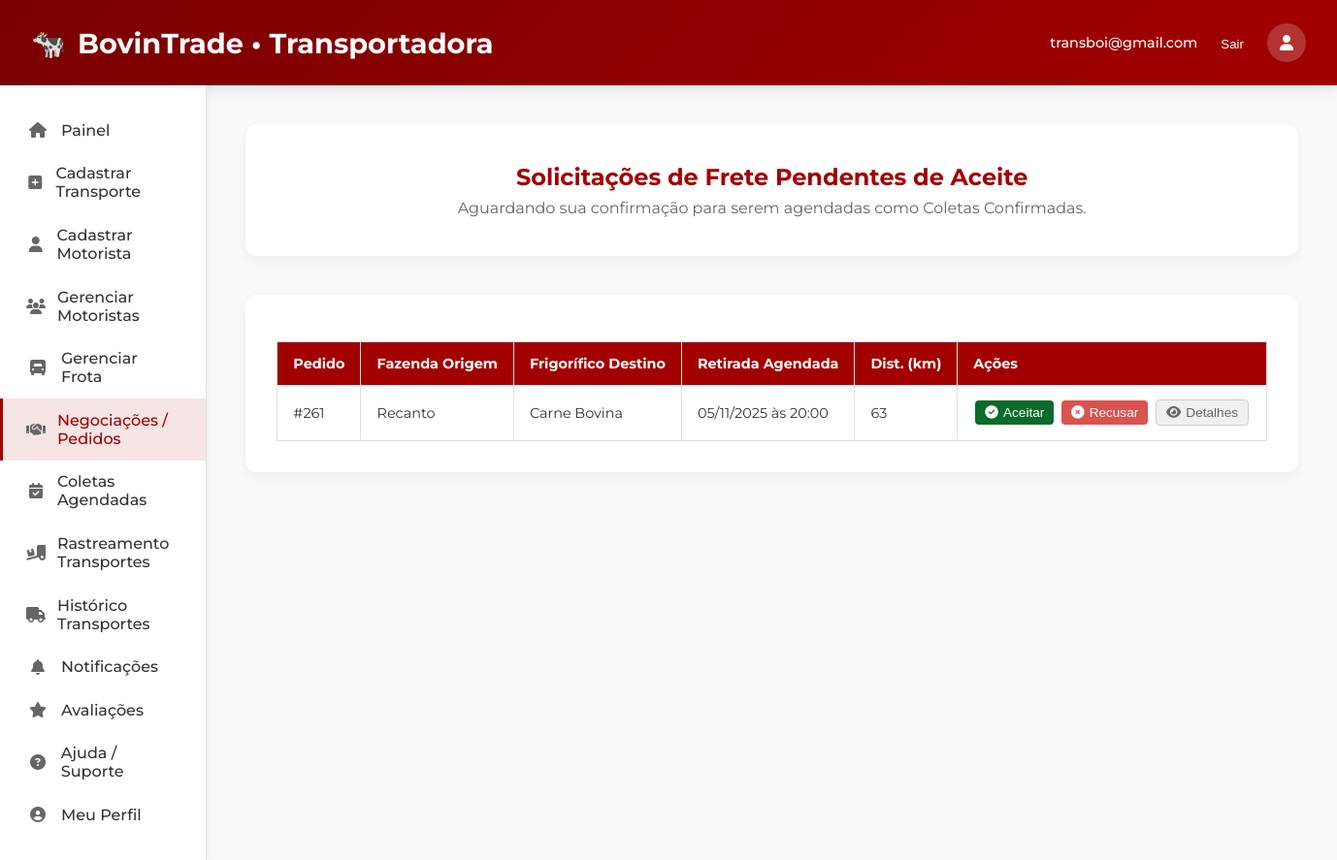
The page /pedidos-transportes.php (signed in) on the database its author committed.
### tables this page shows
CREATE TABLE `transportes` (
  `id` int(11) NOT NULL,
  `pedido_id` bigint(20) UNSIGNED NOT NULL,
  `fazenda_id` bigint(20) UNSIGNED NOT NULL,
  `frigorifico_id` bigint(20) UNSIGNED NOT NULL,
  `transportadora_id` bigint(20) UNSIGNED NOT NULL,
  `motorista_id` bigint(20) UNSIGNED NOT NULL,
  `veiculo_id` bigint(20) UNSIGNED NOT NULL,
  `data_retirada` date NOT NULL,
  `hora_retirada` time NOT NULL,
  `distancia_km` int(11) NOT NULL,
  `valor_transporte` decimal(10,2) DEFAULT NULL,
  `status` enum('AGENDADO','CONFIRMADO','AUTORIZADO','EM_TRANSITO_ORIGEM','CHEGOU_NA_FAZENDA','EM_TRANSITO_DESTINO','CHEGOU_NO_FRIGORIFICO','ENTREGUE','CANCELADO') DEFAULT 'AGENDADO',
  `status_aceite` enum('PENDENTE','ACEITO','RECUSADO') DEFAULT 'PENDENTE',
  `qr_retirada` varchar(100) DEFAULT NULL,
  `criado_em` timestamp NOT NULL DEFAULT current_timestamp(),
  `atualizado_em` timestamp NOT NULL DEFAULT current_timestamp() ON UPDATE current_timestamp(),
  `mensagem_transportadora` text DEFAULT NULL,
  `mensagem_frigorifico` text DEFAULT NULL,
  `metodo_pagamento_transporte` varchar(50) DEFAULT NULL COMMENT 'Método de pagamento sugerido pela Fazenda',
  `data_prevista_entrega` date DEFAULT NULL COMMENT 'Data prevista de entrega no frigorífico (informada pela transportadora)',
  `data_entrega_real` date DEFAULT NULL COMMENT 'Data real da entrega no frigorífico (confirmada pelo Frigorífico)',
  `hora_entrega_real` time DEFAULT NULL
);

CREATE TABLE `usuarios` (
  `id` bigint(20) UNSIGNED NOT NULL,
  `tipo_usuario` enum('FAZENDA','FRIGORIFICO','TRANSPORTADORA') NOT NULL,
  `nome_razao` varchar(255) NOT NULL,
  `email` varchar(255) NOT NULL,
  `telefone` varchar(30) NOT NULL,
  `senha_hash` varchar(255) DEFAULT NULL,
  `cnpj` char(14) DEFAULT NULL,
  `cpf` char(11) DEFAULT NULL,
  `cep` varchar(20) NOT NULL,
  `cidade` varchar(120) NOT NULL,
  `estado` char(2) NOT NULL,
  `bairro` varchar(120) DEFAULT NULL,
  `rua` varchar(255) DEFAULT NULL,
  `numero` varchar(30) DEFAULT NULL,
  `complemento` varchar(255) DEFAULT NULL,
  `latitude` decimal(9,6) DEFAULT NULL,
  `longitude` decimal(9,6) DEFAULT NULL,
  `created_at` timestamp NOT NULL DEFAULT current_timestamp(),
  `updated_at` timestamp NOT NULL DEFAULT current_timestamp() ON UPDATE current_timestamp()
);

### pedidos-transportes.php (the view, shortened to what this page needs)
<?php
require_once 'config.php';
$u = $_SESSION['usuario'];
$transportadora_id = $u['id'];
$email = htmlspecialchars($u['email']);
$msg = '';
$stmt = $pdo->prepare("
    SELECT
        t.id, t.pedido_id, t.data_retirada, t.hora_retirada, t.distancia_km, t.status_aceite, t.metodo_pagamento_transporte,
        f.nome_razao AS fazenda_nome, f.rua AS fazenda_rua, f.numero AS fazenda_numero, f.bairro AS fazenda_bairro, f.cidade AS fazenda_cidade, f.estado AS fazenda_estado, f.cep AS fazenda_cep, f.telefone AS fazenda_telefone,
        u.nome_razao AS frigorifico_nome, u.rua AS frigorifico_rua, u.numero AS frigorifico_numero, u.bairro AS frigorifico_bairro, u.cidade AS frigorifico_cidade, u.estado AS frigorifico_estado, u.cep AS frigorifico_cep, u.telefone AS frigorifico_telefone,
        m.nome AS motorista_sugerido,
        v.placa AS veiculo_sugerido_placa,
        v.tipo AS veiculo_sugerido_tipo,
        v.modelo AS veiculo_sugerido_modelo, -- Adicionado modelo
        GROUP_CONCAT(DISTINCT lb.raca ORDER BY lb.id SEPARATOR ', ') AS lotes_racas, -- Trocado descrição por raça
        SUM(pi.quantidade_cabecas) AS total_cabecas
    FROM transportes t
    JOIN pedidos p ON p.id = t.pedido_id
    JOIN pedido_itens pi ON pi.pedido_id = p.id AND pi.fazenda_id = t.fazenda_id
    JOIN usuarios f ON f.id = t.fazenda_id
    JOIN usuarios u ON u.id = t.frigorifico_id
    JOIN lote_bois lb ON lb.id = pi.lote_id
    LEFT JOIN motorista m ON m.id = t.motorista_id
    LEFT JOIN veiculo v ON v.id = t.veiculo_id
    WHERE t.transportadora_id = :tid AND t.status = 'AGENDADO' AND t.status_aceite = 'PENDENTE'
    GROUP BY t.id
    ORDER BY t.data_retirada ASC, t.hora_retirada ASC
");
$stmt->execute([':tid' => $transportadora_id]);
$transportes = $stmt->fetchAll(PDO::FETCH_ASSOC);
$has_pending_transportes = count($transportes) > 0;
?>
<!DOCTYPE html>
<html lang="pt-br">
<head>
<link rel="stylesheet" href="https://cdnjs.cloudflare.com/ajax/libs/font-awesome/6.4.0/css/all.min.css">
</head>
<body>
<header>
    <div class="logo">🐄 <span>BovinTrade • Transportadora</span></div>
    <div class="user-menu">
        <span><?= $email ?></span>
        <form action="logout.php" method="post" style="display:inline;">
            <button type="submit" style="background:none; border:none; color:white; cursor:pointer;">Sair</button>
        </form>
        <div class="user-avatar"><i class="fas fa-user"></i></div>
    </div>
</header>
<div class="container">
  <aside class="sidebar">
    <ul class="sidebar-menu">
      <a href="14-painel-transportadora.php" class="menu-item <?php echo basename($_SERVER['PHP_SELF']) === '14-painel-transportadora.php' ? 'active' : ''; ?>"><i class="fas fa-home"></i><span>Painel</span></a>
      <a href="cadastro-transporte.php" class="menu-item <?php echo basename($_SERVER['PHP_SELF']) === 'cadastro-transporte.php' ? 'active' : ''; ?>"><i class="fas fa-plus-square"></i><span>Cadastrar Transporte</span></a>
      <a href="cadastro-motorista.php" class="menu-item <?php echo basename($_SERVER['PHP_SELF']) === 'cadastro-motorista.php' ? 'active' : ''; ?>"><i class="fas fa-user"></i><span>Cadastrar Motorista</span></a>
       <a href="gerenciar-motoristas.php" class="menu-item <?php echo basename($_SERVER['PHP_SELF']) === 'gerenciar-motoristas.php' ? 'active' : ''; ?>"><i class="fas fa-users"></i><span>Gerenciar Motoristas</span></a>
        <a href="gerenciar-transportes-transp.php" class="menu-item <?php echo basename($_SERVER['PHP_SELF']) === 'gerenciar-transportes-transp.php' ? 'active' : ''; ?>"><i class="fas fa-truck-front"></i><span>Gerenciar Frota</span></a>
      <a href="pedidos-transportes.php" class="menu-item <?php echo basename($_SERVER['PHP_SELF']) === 'pedidos-transportes.php' ? 'active' : ''; ?>"><i class="fas fa-handshake"></i><span>Negociações / Pedidos</span></a>
      <a href="coletas-agendadas.php" class="menu-item <?php echo basename($_SERVER['PHP_SELF']) === 'coletas-agendadas.php' ? 'active' : ''; ?>"><i class="fas fa-calendar-check"></i><span>Coletas Agendadas</span></a>
      <a href="rastreamento-transporte-t.php" class="menu-item <?php echo basename($_SERVER['PHP_SELF']) === 'rastreamento-transporte-t.php' ? 'active' : ''; ?>"><i class="fas fa-truck-loading"></i><span>Rastreamento Transportes</span></a>
      <a href="historico-transporte-t.php" class="menu-item <?php echo basename($_SERVER['PHP_SELF']) === 'historico-transporte-t.php' ? 'active' : ''; ?>"><i class="fas fa-truck"></i><span>Histórico Transportes</span></a>
      <a href="notificacoes-transportadora.php" class="menu-item <?php echo basename($_SERVER['PHP_SELF']) === 'notificacoes-transportadora.php' ? 'active' : ''; ?>"><i class="fas fa-bell"></i><span>Notificações</span></a>
      <a href="minhas-avaliacoes-transportadora.php" class="menu-item <?php echo basename($_SERVER['PHP_SELF']) === 'minhas-avaliacoes-transportadora.php' ? 'active' : ''; ?>"><i class="fas fa-star"></i><span>Avaliações</span></a>
      <a href="17-ajudat.php" class="menu-item <?php echo basename($_SERVER['PHP_SELF']) === '17-ajudat.php' ? 'active' : ''; ?>"><i class="fas fa-question-circle"></i><span>Ajuda / Suporte</span></a>
      <a href="meu-perfil-transportadora.php" class="menu-item <?php echo basename($_SERVER['PHP_SELF']) === 'meu-perfil-transportadora.php' ? 'active' : ''; ?>">
    <i class="fas fa-user-circle"></i><span>Meu Perfil</span>
</a>
    </ul>
  </aside>
    <main class="main">
        <?php if ($has_pending_transportes): ?>
            <div class="welcome-card">
                <h2>Solicitações de Frete Pendentes de Aceite</h2>
                <p style="text-align: center; color: var(--text-light); margin-top: -1rem;">Aguardando sua confirmação para serem agendadas como Coletas Confirmadas.</p>
            </div>
        <?php endif; ?>
        <div class="card" style="margin-top: 2.5rem;">
            <?php if ($has_pending_transportes): ?>
                <table>
                    <thead>
                        <tr>
                            <th>Pedido</th>
                            <th>Fazenda Origem</th>
                            <th>Frigorífico Destino</th>
                            <th>Retirada Agendada</th>
                            <th>Dist. (km)</th>
                            <th>Ações</th>
                        </tr>
                    </thead>
                    <tbody>
                        <?php foreach ($transportes as $index => $t):
                            ?>
                            <tr>
                                <td>#<?= htmlspecialchars($t['pedido_id']) ?></td>
                                <td><?= htmlspecialchars($t['fazenda_nome']) ?></td>
                                <td><?= htmlspecialchars($t['frigorifico_nome']) ?></td>
                                <td><?= date('d/m/Y', strtotime($t['data_retirada'])) ?> às <?= substr($t['hora_retirada'], 0, 5) ?></td>
                                <td><?= htmlspecialchars($t['distancia_km']) ?></td>
                                <td style="white-space: nowrap;">
                                    <form method="POST" style="display:inline;">
                                         <button type="submit" class="btn-acao btn-aceitar" title="Aceitar esta solicitação">
                                            <i class="fas fa-check-circle"></i> Aceitar
                                        </button>
                                    </form>
                                    <button class="btn-acao btn-recusar" onclick="openModal(<?= $t['id'] ?>)" title="Recusar esta solicitação">
                                         <i class="fas fa-times-circle"></i> Recusar
                                     </button>
                                    <button class="btn-acao btn-details" onclick="toggleDetails(<?= $index ?>)" title="Ver mais detalhes">
                                        <i class="fas fa-eye"></i> Detalhes
                                    </button>
                                </td>
                            </tr>
                        <?php endforeach; ?>
                    </tbody>
                </table>
            <?php elseif (!$msg) : ?>
                 <p style="text-align: center; color: var(--text-light);">Acompanhe suas outras páginas do menu lateral para ver Coletas Agendadas, em Rastreamento ou Histórico.</p>
            <?php endif; ?>
        </div>
    </main>
</div>
</body>
</html>

### pedidos-transportes.php (style rules this page uses)
:root { --primary: #a30000; --primary-dark: #7a0000; --text: #333333; --text-light: #666666; --background: #ffffff; --border: #e0e0e0; }
* { margin:0; padding:0; box-sizing:border-box; }
body { font-family:'Montserrat',sans-serif; background:#f9f9f9; color:var(--text); }
header { background:linear-gradient(135deg,var(--primary-dark),var(--primary)); color:white; padding:1.5rem 2rem; display:flex; justify-content:space-between; align-items:center; box-shadow:0 4px 12px rgba(0,0,0,0.1); }
.logo { font-size:1.8rem; font-weight:700; display:flex; align-items:center; gap:0.75rem; }
.user-menu { display:flex; align-items:center; gap:1.5rem; }
.user-menu span { color: white; font-weight: 500; font-size: 0.9rem; }
.user-avatar { width:40px; height:40px; border-radius:50%; background-color:rgba(255,255,255,0.2); display:flex; align-items:center; justify-content:center; }
.container { display:flex; min-height:calc(100vh - 76px); }
.sidebar { width:280px; background:var(--background); border-right:1px solid var(--border); padding:1.5rem 0; box-shadow:2px 0 8px rgba(0,0,0,0.05); }
.sidebar-menu { list-style:none; }
.menu-item { padding:0.8rem 1.5rem; display:flex; align-items:center; gap:0.75rem; color:var(--text); text-decoration:none; font-weight:500; border-left:3px solid transparent; transition:0.2s; }
.menu-item i { width:24px; text-align:center; color:var(--text-light); }
.menu-item.active { background-color:rgba(163,0,0,0.1); color:var(--primary); border-left:3px solid var(--primary); }
.main { flex:1; padding:2.5rem; }
.welcome-card { background:var(--background); color:var(--text); border-radius:12px; padding:2.5rem; margin-bottom:2.5rem; box-shadow:0 4px 12px rgba(0,0,0,0.05); }
.card { background:var(--background); padding:2rem; border-radius:12px; box-shadow:0 4px 12px rgba(0,0,0,0.05); max-width:100%; margin:auto; overflow-x:auto; }
h2 { color:var(--primary); text-align:center; margin-bottom:1.5rem; }
table { width:100%; border-collapse:collapse; table-layout:auto; margin-top: 1rem; }
th, td { padding:0.8rem 1rem; border:1px solid var(--border); text-align:left; vertical-align: middle; white-space:nowrap; font-size: 0.9rem; }
th { background:var(--primary); color:white; }
.btn-acao { padding: 5px 10px; font-size: 0.85rem; border-radius: 4px; text-decoration: none; display: inline-flex; align-items: center; gap: 5px; border: none; cursor: pointer; white-space: nowrap; margin: 2px; }
.btn-aceitar { background: #0a6b2b; color: white; }
.btn-recusar { background: #d9534f; color: white; }
.btn-details { background: #f0f0f0; color: var(--text-light); border: 1px solid #ccc; }

### rows shown on the page
transportes: pedido "261", usuarios.nome_razao "Recanto", usuarios.nome_razao "Carne Bovina", data_retirada "05/11/2025", hora_retirada "20:00", distancia_km "63"

### other values the page prints
$email "transboi@gmail.com"
